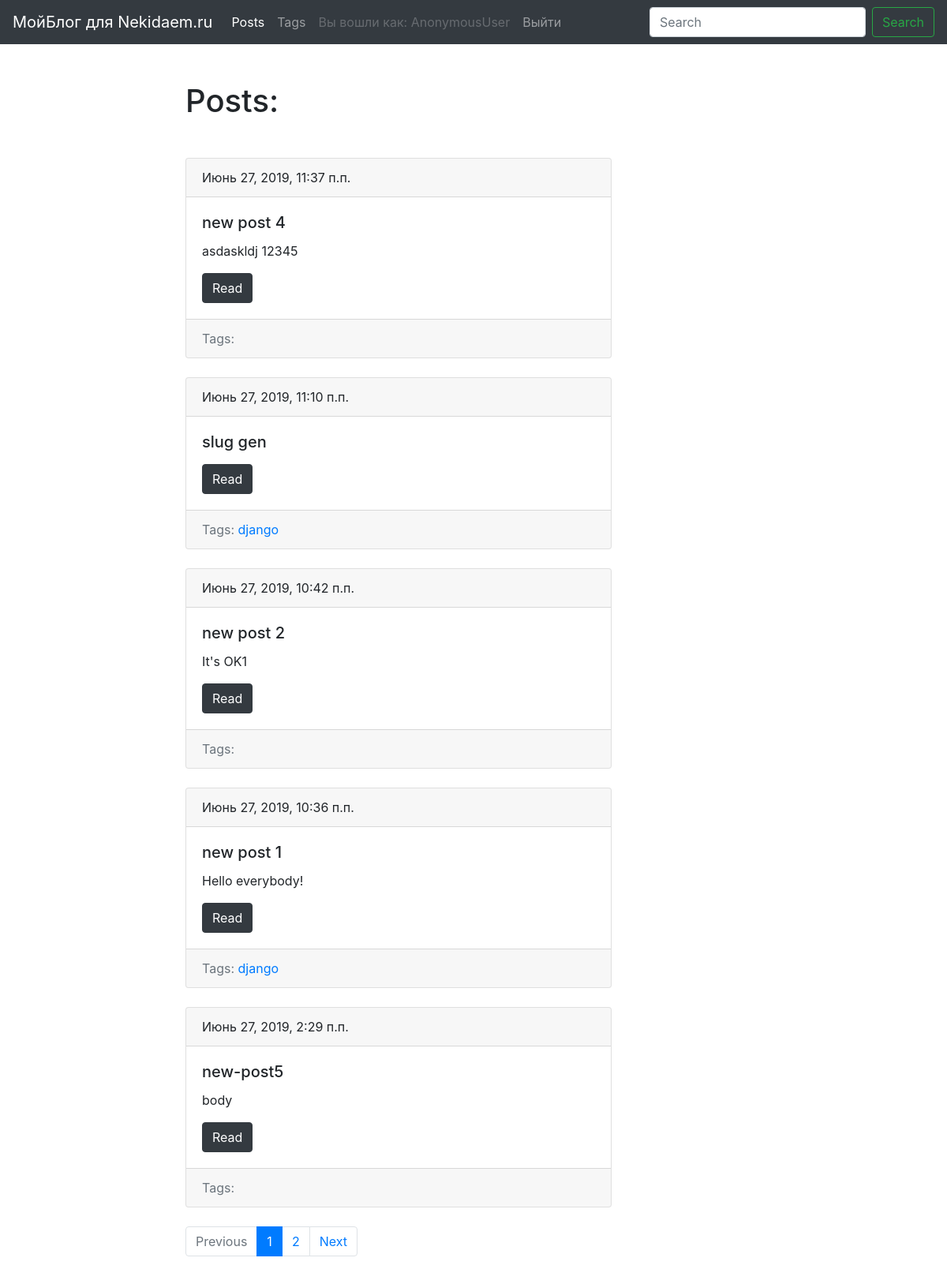
The page /blog/ on the database as committed earlier.
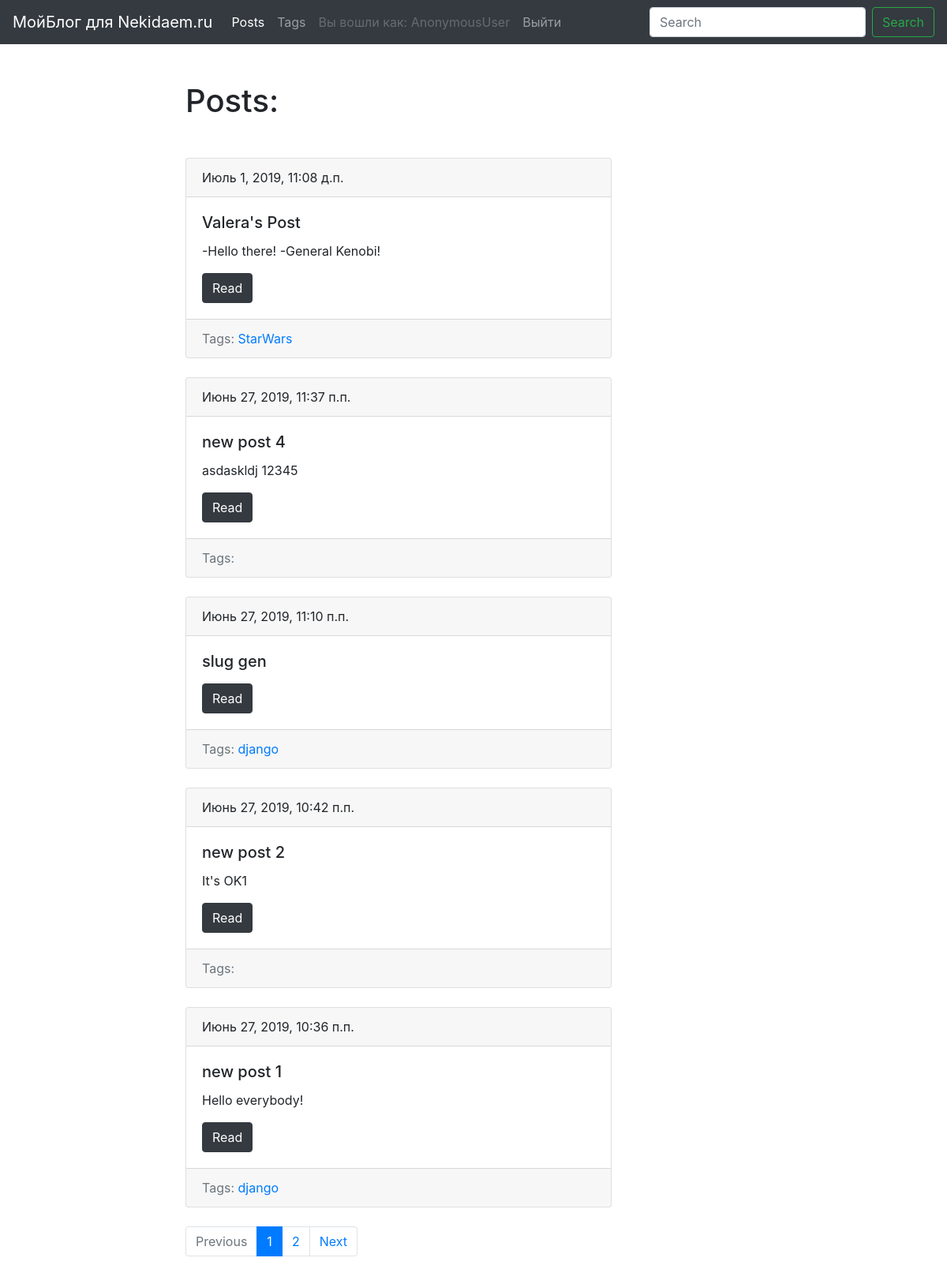
The same page on the database as committed later.
### blog/models.py (models this page shows, shortened)
class Post(models.Model):
    title = models.CharField(max_length=150, db_index=True)
    slug = models.SlugField(max_length=150, unique=True, blank=True)
    body = models.TextField(blank=True, db_index=True)
    date_pub = models.DateTimeField(auto_now_add=True)
    tags = models.ManyToManyField('Tag', blank=True, related_name='posts')
    def get_absolute_url(self):
        return reverse('post_detail_url', kwargs={'slug': self.slug})
    class Meta:
        db_table = 'post'
        ordering = ['-date_pub']

class Tag(models.Model):
    title = models.CharField(max_length=50)
    slug = models.SlugField(max_length=50, unique=True)
    def get_absolute_url(self):
        return reverse('tag_detail_url', kwargs={'slug': self.slug})
    class Meta:
        ordering = ['title']

### blog/views.py (the view)
# urls.py: path('', posts_list, name='posts_list_url'),
def posts_list(request):
    search_query = request.GET.get('search', '')
    if search_query:
        posts = Post.objects.filter(Q(title__icontains=search_query) | Q(body__icontains=search_query))
    else:
        posts = Post.objects.all()
    """
    Пагинация
    """
    posts_per_page = 5
    paginator = Paginator(posts, posts_per_page)
    page_number = request.GET.get('page', 1)
    page = paginator.get_page(page_number)
    is_paginated = page.has_other_pages()
    if page.has_previous():
        previous_url = '?page={}'.format(page.previous_page_number())
    else:
        previous_url = ''
    if page.has_next():
        next_url = '?page={}'.format(page.next_page_number())
    else:
        next_url = ''
    context = {
        'page_object': page,
        'is_paginated': is_paginated,
        'next_url': next_url,
        'previous_url': previous_url
    }
    return render(request, 'blog/index.html', context=context)

### blog/templates/blog/index.html (shortened to what this page needs)
    {%extends 'blog/base_blog.html'%}
    {% block content %}
        <h1 class="mb-5">Posts:</h1>
        {% for post in page_object.object_list %}
           {% include 'blog/includes/post_card_template.html' %}
        {% endfor %}
    {% endblock %}

### blog/templates/blog/base_blog.html (shortened to what this page needs)
{% extends 'base.html' %}

### templates/base.html (shortened to what this page needs)
{% load static %}
<!DOCTYPE html>
<html lang="en">
<head>
    <link rel="stylesheet" href="https://stackpath.bootstrapcdn.com/bootstrap/4.3.1/css/bootstrap.min.css" integrity=
            "sha384-ggOyR0iXCbMQv3Xipma34MD+dH/1fQ784/j6cY/iJTQUOhcWr7x9JvoRxT2MZw1T">
    <link rel="stylesheet" href="{%static 'css/styles.css'%}">
</head>
<body>
    <nav class="navbar navbar-expand-lg navbar-dark bg-dark">
      <a class="navbar-brand" href="#">МойБлог для Nekidaem.ru</a>
      <div class="collapse navbar-collapse" id="navbarSupportedContent">
        <ul class="navbar-nav mr-auto">
          <li class="nav-item active">
            <a class="nav-link" href="{% url 'posts_list_url'%}">Posts</a>
          </li>
          <li class="nav-item">
            <a class="nav-link" href="{%url 'tags_list_url'%}">Tags</a>
          </li>
          <li class="nav-item">
            <a class="nav-link disabled" href="#" tabindex="-1" aria-disabled="true">Вы вошли как: {{ user }}</a>
          </li>
            <li class="nav-item">
            <a class="nav-link" href="{%url 'logout'%}">Выйти</a>
          </li>
        </ul>
        <form class="form-inline my-2 my-lg-0" action="{% url 'posts_list_url' %}">
          <input class="form-control mr-sm-2" type="search" placeholder="Search" aria-label="Search" name="search">
          <button class="btn btn-outline-success my-2 my-sm-0" type="submit">Search</button>
        </form>
      </div>
    </nav>
    <div class="container mt-5">
        <div class="row">
            <div class="col-6 offset-md-2">
                {% block content %}{% endblock %}
                {% if is_paginated%}
                    <nav aria-label="...">
                        <ul class="pagination">
                            <li class="page-item {% if not previous_url %} disabled {% endif %}">
                                <a class="page-link" href="{{ previous_url }}" tabindex="-1" aria-disabled="true">Previous</a>
                            </li>
                            {% for n in page_object.paginator.page_range %}
                                {% if page_object.number == n %}
                                    <li class="page-item active" aria-current="page">
                                        <a class="page-link" href="?page={{ n }}">{{ n }}<span class="sr-only">(current)</span></a>
                                    </li>
                                {% elif n > page_object.number|add:-3 and  n < page_object.number|add:3 %}
                                <li class="page-item">
                                    <a class="page-link" href="?page={{ n }}">{{ n }}</a>
                                </li>
                                {% endif %}
                            {% endfor %}
                            <li class="page-item {% if not next_url %} disabled {% endif %}">
                                <a class="page-link" href="{{ next_url }}">Next</a>
                            </li>
                        </ul>
                    </nav>
                {% endif %}
            </div>
         </div>
    </div>
</body>
</html>

### blog/templates/blog/includes/post_card_template.html
<div class="card mb-4">
    <div class="card-header">
        {{ post.date_pub }}
    </div>
    <div class="card-body">
        <h5 class="card-title">{{ post.title }}</h5>
        <p class="card-text">{{ post.body|truncatewords:15 }}</p>
        <a href="{{ post.get_absolute_url }}" class="btn btn-dark">Read</a>
    </div>
    <div class="card-footer text-muted">
    Tags:
        {% for tag in post.tags.all %}
            <a href="{{ tag.get_absolute_url }}"> {{ tag.title }} </a>
        {% endfor %}
    </div>
</div>

Rows that differ between the two databases and show on the page:
no longer on this page (row unchanged): Post: date_pub "Июнь 27, 2019, 2:29 п.п.", title "new-post5", body "body"
added Post: date_pub "Июль 1, 2019, 11:08 д.п.", title "Valera's Post", body "-Hello there! -General Kenobi!"
added Tag: title "StarWars", shown under "Июль 1, 2019, 11:08 д.п."
